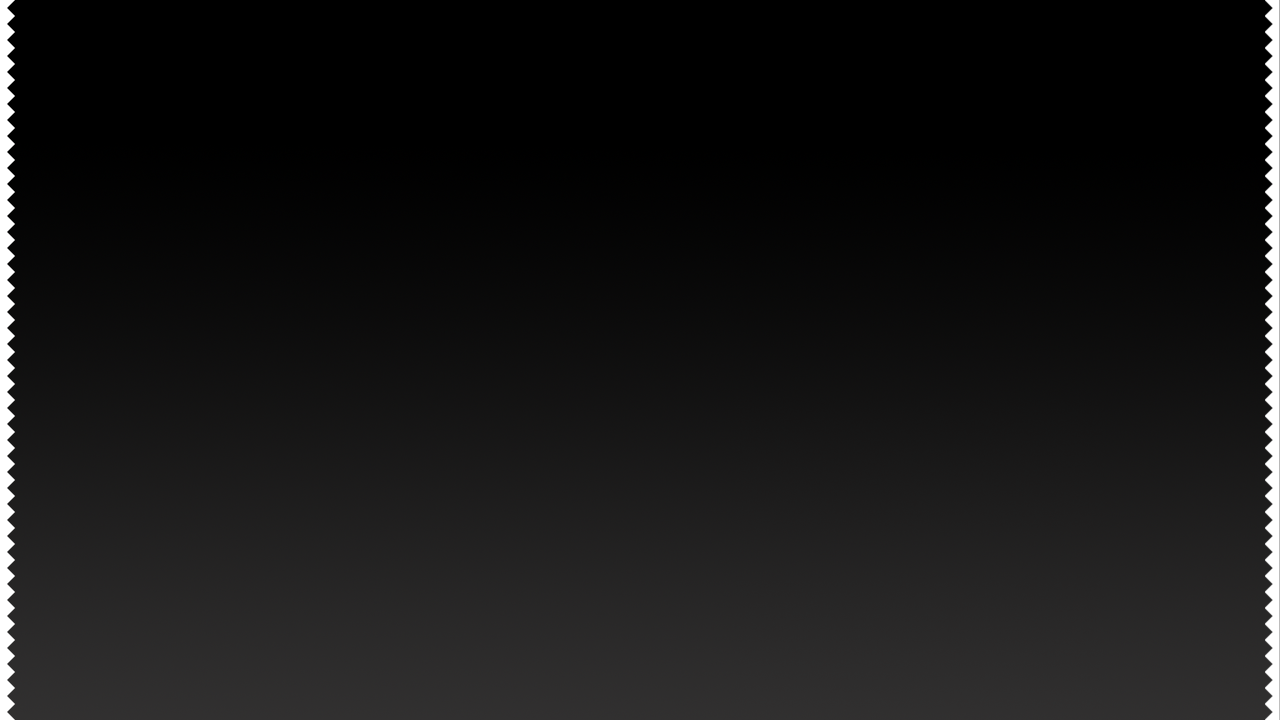

The image is a tile-based game level rendered from a .tmx file. Its description and source (layers, tilesets, objects; grid data summarised) follow:
An orthogonal 80x45 tile map with 16x16 px tiles, 1 tile layer (Patrones), 1 image layer.

<map version="1.0" orientation="orthogonal" width="80" height="45" tilewidth="16" tileheight="16">
 <tileset firstgid="1" name="Patrones" tilewidth="16" tileheight="16">
  <image source="patrons.png" width="16" height="32" />
 </tileset>
 <imagelayer name="Fondo" width="80" height="45">
  <image source="background.png" />
 </imagelayer>
 <layer name="Patrones" width="80" height="45">
  <data>[3600 cells, 90 non-empty, 2 distinct tile ids]</data>
 </layer>
</map>
